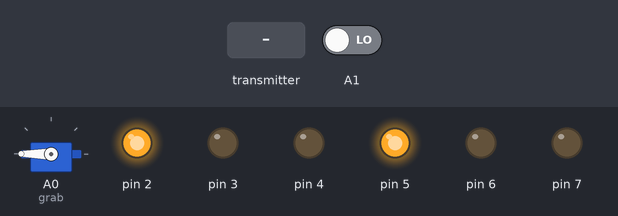
Recording of a sketch running on a simulated Arduino Uno, built with avr-gcc and run on an emulated ATmega328P. Shown: servo, output pins drawn as LEDs (lit = HIGH). The inputs (shaded band) are chosen by the test bench; at power-on: A1 LOW. No radio packets arrive unless stated; what the sketch prints to the serial monitor is not drawn.

Above: at 1.2 s.
1.3 s: the transmitter starts sending arr.0 = 25
At 2.4 s:
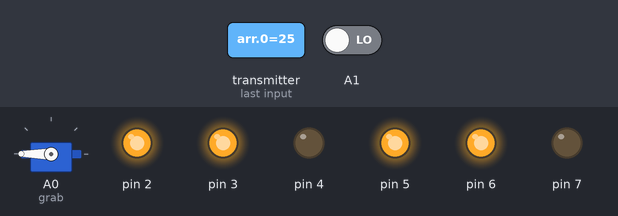
2.8 s: the transmitter starts sending arr.1 = 25
At 3.6 s:
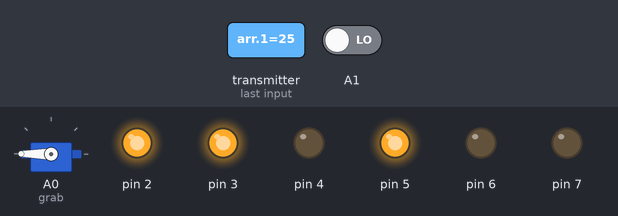
4.3 s: the transmitter starts sending arr.0 = 0
At 4.7 s:
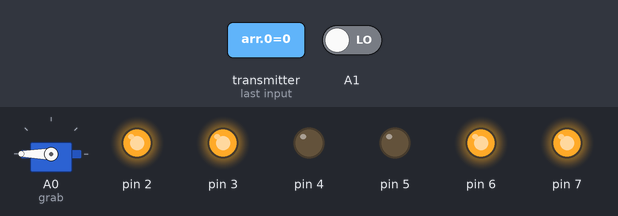
5.8 s: the transmitter starts sending arr.0 = 50
At 7.0 s:
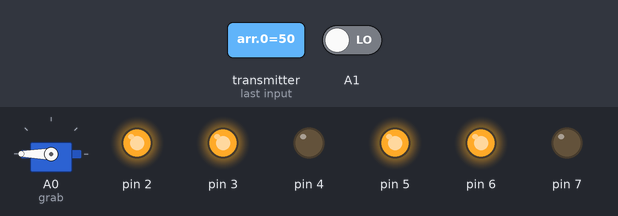
7.3 s: the transmitter starts sending arr.1 = 100
At 8.2 s:
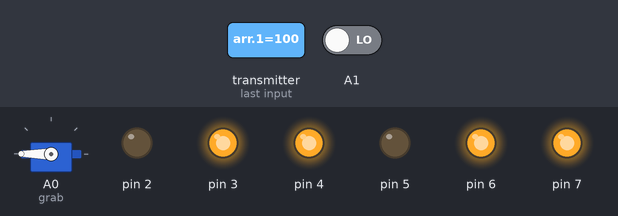
8.8 s: the transmitter starts sending arr.0 = 100
At 9.3 s:
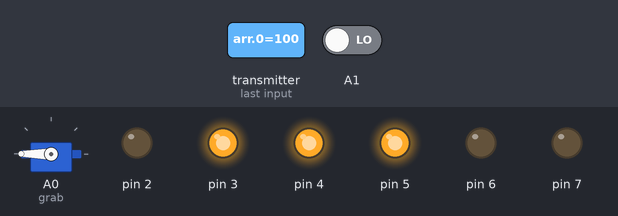
Timing chart, 0 to 11.3 s (numbered marks = the images above; inputs shaded):
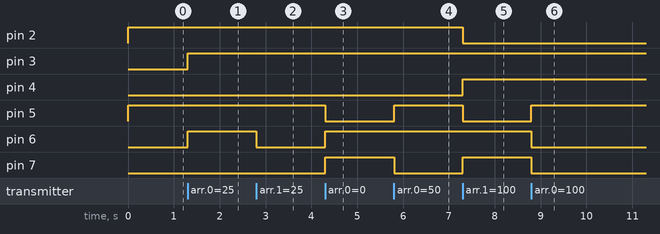

Measured:
- after the input at 1.3 s, pin 3, pin 6: LOW → HIGH at once
- after the input at 2.8 s, pin 6: HIGH → LOW at once
- after the input at 4.3 s, pin 5: HIGH → LOW at once; pin 6, pin 7: LOW → HIGH at once
- after the input at 5.8 s, pin 5: LOW → HIGH at once; pin 7: HIGH → LOW at once
- after the input at 7.3 s, pin 2, pin 5: HIGH → LOW at once; pin 4, pin 7: LOW → HIGH at once
- after the input at 8.8 s, pin 5: LOW → HIGH at once; pin 6, pin 7: HIGH → LOW at once

The sketch:

Reciever.ino
```cpp
//Include Libraries
#include <SPI.h>
#include <nRF24L01.h>
#include <RF24.h>
#include <Servo.h>

//create an RF24 object
RF24 radio(9, 8);  // CE, CSN

//address through which two modules communicate.
const byte address[6] = "00001";
float moveX, moveY;
float sp1, sp2;
float arr[4];

Servo grab;

class Motor{
  public:
    int in1, in2, en;
    Motor(int i1, int i2, int e){
      in1 = i1;
      in2 = i2;
      en = e;
      pinMode(i1, OUTPUT);
      pinMode(i2, OUTPUT);
      pinMode(en, OUTPUT);
      digitalWrite(i1, 1);
      digitalWrite(i2, 0);
      analogWrite(0, en);
    }

    void go(int sp){
      analogWrite(en, (abs(sp)>255)?255:abs(sp));
      digitalWrite(in1, sp>=0);
      digitalWrite(in2, sp<0);
    }
};

Motor m1(2, 4, 3);
Motor m2(5, 7, 6);

void setup()
{
  //while (!Serial);
  Serial.begin(9600);

  radio.begin();
  pinMode(A1, INPUT);

  //set the address
  radio.openReadingPipe(0, address);

  //Set module as receiver
  radio.startListening();

  grab.attach(A0);
  grab.write(180);
}

void loop()
{
  //Read the data if available in buffer
  if (radio.available())
  {
    radio.read(&arr, sizeof(arr));
//    radio.read(&moveY, sizeof(moveY));

    moveX = arr[0];
    moveY = arr[1];
    grab.write((arr[2]==1)?0:180);

    sp1 = moveY*255;
    sp2 = sp1;

    sp1 += moveX*255;
    sp2 = (sp2 - moveX*255)*-1;

    m1.go(sp1);
    m2.go(sp2);
  }
  int sig = Serial.read();
  if(sig+1){
    Serial.println(sig);
  }
  Serial.println(digitalRead(A1));
}
```
